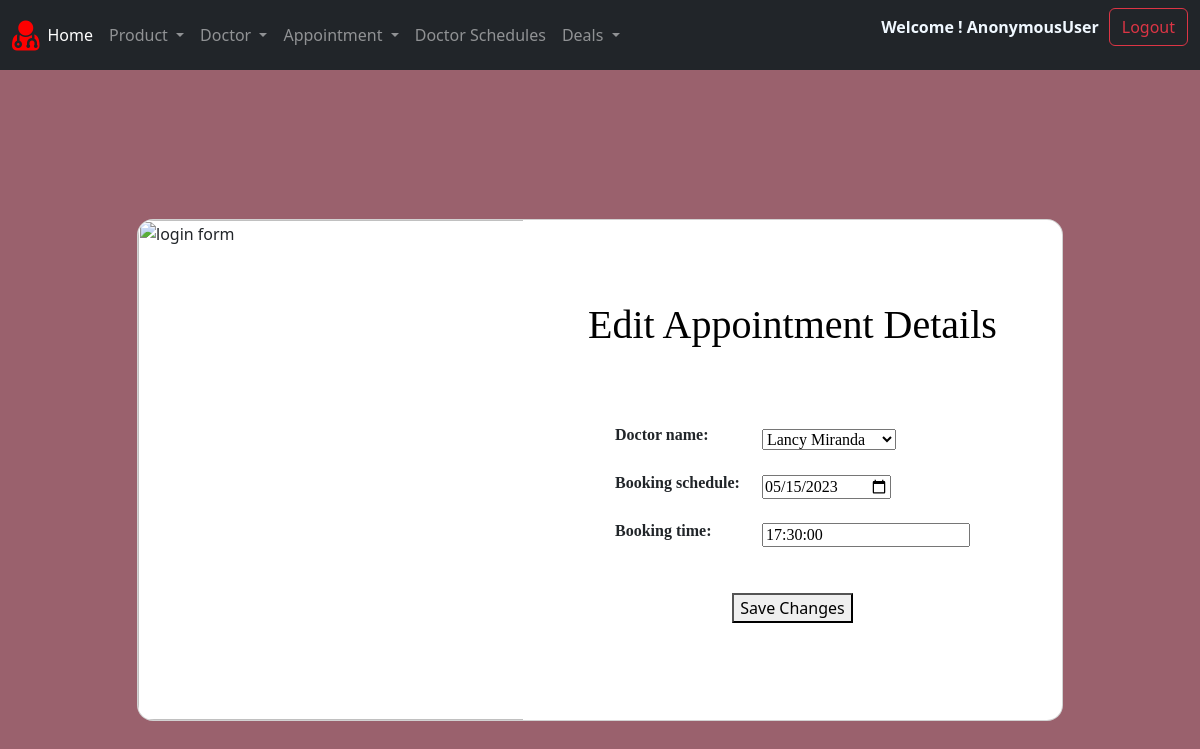
Screenshot of /edit-appointment/4 with the database file from the repository.
### CRMApp/models.py (models this page shows, shortened)
class Appointment(models.Model):
    Doctor_name = models.ForeignKey(Doctor,on_delete=models.CASCADE,blank=True,null=True)
    Booking_schedule = models.DateField()
    Booking_time = models.TimeField()
    entered_by = models.ForeignKey(User,on_delete=models.CASCADE,blank=True,null=True)

### CRMApp/views.py (the view)
# urls.py: path('edit-appointment/<int:id>',views.app_edit,name = 'edit-appointment'),
def app_edit(request,id):
    a = Appointment.objects.get(id=id)
    if request.method == "POST":
        pf = AppointmentForm(request.POST,request.FILES,instance=a)
        pf.save()
        messages.success(request,"Appointment Details Edited Successfully!!")
        return redirect(view_appointment)
    else:
        pf = AppointmentForm(instance=a)
        return render(request,"base/edit_appointment.html",{'pf':pf})

### CRMApp/forms.py
class AppointmentForm(forms.ModelForm):
    class Meta:
        model = Appointment
        fields = ['Doctor_name','Booking_schedule','Booking_time']
    Booking_schedule =forms.DateField(
                                    required=True,
                                    widget=forms.DateInput(attrs={'type': 'date', 'placeholder': 'YYYY-MM-DD'})
    )
    Booking_time = forms.TimeField(required=True,
                                       widget=forms.TimeInput(attrs={'placeholder': 'HH-MM-SS'}))

### CRMApp/models.py (called while the page is built)
    def __str__(self):
        return str(self.doc_name)

### templates/base/edit_appointment.html (shortened to what this page needs)
{% include 'base/CDN.html' %}
{% include 'base/header.html' %}
{% load static %}
{% block content %}
<section class="vh-100" style="background-color: #9A616D;">
    <div class="container py-5 h-100">
      <div class="row d-flex justify-content-center align-items-center h-100">
        <div class="col col-xl-10">
          <div class="card" style="border-radius: 1rem;">
            <div class="row g-0">
              <div class="col-md-6 col-lg-5 d-none d-md-block">
                <img src="{% static 'media/MR.jpg'%}"
                  alt="login form" class="img-fluid" style="border-radius: 1rem 0 0 1rem;height: 500px; width: 600px;" />
              </div>
              <div class="col-md-6 col-lg-7 d-flex align-items-center">
                <div class="card-body p-4 p-lg-5 text-black">
                    <center><h1 style="font-family:cursive"> Edit Appointment Details</h1></center>
                    <br>
                    <center>
                    <form action="" method="POST" enctype="multipart/form-data">
                    <table style="border-collapse: separate; border-spacing: 20px; font-family:cursive;">
                    {{pf}}
                    <br>
                    </table>
                    <br>
                    <button type="submit">Save Changes</button>
                  </form>
                </center>
                </div>
              </div>
            </div>
          </div>
        </div>
      </div>
    </div>
  </section>
{% endblock  %}

### static/css/main.css (style rules this page uses)
body { background-color: #9A616D; }

### rows the page displays
Appointment: Doctor_name "Lancy Miranda", Booking_schedule "05/15/2023", Booking_time "17:30:00"

### other values shown
{{ request.user }} "AnonymousUser"
